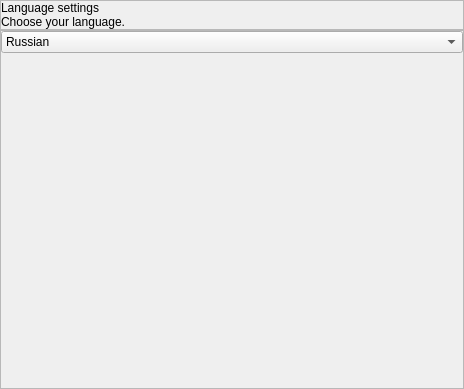
<?xml version="1.0" encoding="UTF-8"?>
<ui version="4.0">
 <class>LanguageSettingsWidget</class>
 <widget class="QWidget" name="LanguageSettingsWidget">
  <property name="geometry">
   <rect>
    <x>0</x>
    <y>0</y>
    <width>464</width>
    <height>389</height>
   </rect>
  </property>
  <property name="windowTitle">
   <string>Language Settings</string>
  </property>
  <layout class="QVBoxLayout" name="verticalLayout_5">
   <property name="spacing">
    <number>0</number>
   </property>
   <property name="leftMargin">
    <number>0</number>
   </property>
   <property name="topMargin">
    <number>0</number>
   </property>
   <property name="rightMargin">
    <number>0</number>
   </property>
   <property name="bottomMargin">
    <number>0</number>
   </property>
   <item>
    <widget class="QFrame" name="headerFrame">
     <property name="minimumSize">
      <size>
       <width>0</width>
       <height>0</height>
      </size>
     </property>
     <property name="maximumSize">
      <size>
       <width>16777215</width>
       <height>16777215</height>
      </size>
     </property>
     <property name="frameShape">
      <enum>QFrame::StyledPanel</enum>
     </property>
     <property name="frameShadow">
      <enum>QFrame::Raised</enum>
     </property>
     <layout class="QVBoxLayout" name="verticalLayout_2">
      <property name="spacing">
       <number>0</number>
      </property>
      <property name="leftMargin">
       <number>0</number>
      </property>
      <property name="topMargin">
       <number>0</number>
      </property>
      <property name="rightMargin">
       <number>0</number>
      </property>
      <property name="bottomMargin">
       <number>0</number>
      </property>
      <item>
       <layout class="QVBoxLayout" name="verticalLayout">
        <item>
         <widget class="QLabel" name="headerName">
          <property name="text">
           <string>Language settings</string>
          </property>
         </widget>
        </item>
        <item>
         <widget class="QLabel" name="text">
          <property name="text">
           <string>Choose your language.</string>
          </property>
         </widget>
        </item>
       </layout>
      </item>
     </layout>
    </widget>
   </item>
   <item>
    <widget class="QFrame" name="settingsFrame">
     <property name="frameShape">
      <enum>QFrame::StyledPanel</enum>
     </property>
     <property name="frameShadow">
      <enum>QFrame::Raised</enum>
     </property>
     <layout class="QVBoxLayout" name="verticalLayout_4">
      <property name="leftMargin">
       <number>0</number>
      </property>
      <property name="topMargin">
       <number>0</number>
      </property>
      <property name="rightMargin">
       <number>0</number>
      </property>
      <property name="bottomMargin">
       <number>0</number>
      </property>
      <item>
       <widget class="QComboBox" name="comboBox">
        <property name="currentText">
         <string notr="true">Russian</string>
        </property>
        <property name="controlKey" stdset="0">
         <string notr="true">applicationLanguage</string>
        </property>
        <item>
         <property name="text">
          <string>Russian</string>
         </property>
        </item>
        <item>
         <property name="text">
          <string>English</string>
         </property>
        </item>
       </widget>
      </item>
      <item>
       <spacer name="verticalSpacer">
        <property name="orientation">
         <enum>Qt::Vertical</enum>
        </property>
        <property name="sizeHint" stdset="0">
         <size>
          <width>20</width>
          <height>40</height>
         </size>
        </property>
       </spacer>
      </item>
     </layout>
    </widget>
   </item>
  </layout>
 </widget>
 <resources/>
 <connections/>
</ui>
